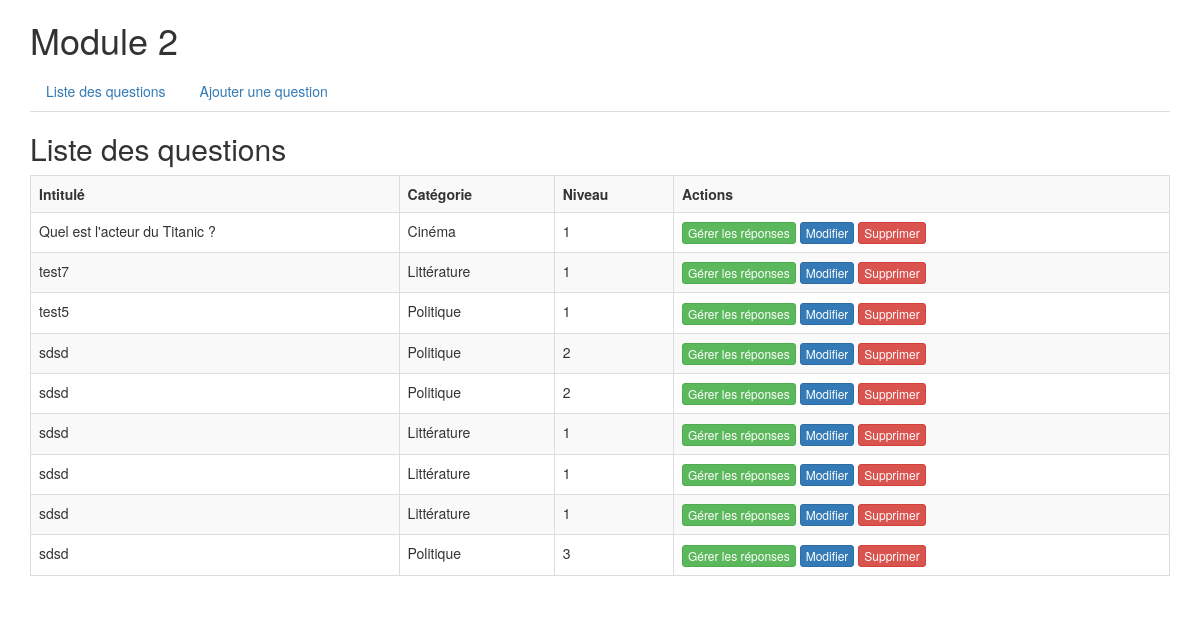
/?route=question/list, run on the app's committed database.
### tables this page shows
CREATE TABLE `question` (
  `id` int(11) NOT NULL,
  `title` varchar(255) NOT NULL,
  `category` varchar(100) NOT NULL,
  `level` tinyint(4) NOT NULL
);

### question/list.php (the view)
<?php
$query =$db->prepare('SELECT * FROM question ORDER BY id DESC');
$query->execute();
$questions = $query-> fetchAll(PDO::FETCH_OBJ);
 ?>
<h2>Liste des questions</h2>
<table class="table table-bordered table-striped">
  <tr>
    <th>Intitulé</th>
    <th>Catégorie</th>
    <th>Niveau</th>
    <th>Actions</th>
  </tr>
<?php foreach ($questions as $question): ?>
<tr>
  <td><?=$question->title ?></td>
  <td><?=$question->category ?></td>
  <td><?=$question->level ?></td>
  <td>
    <a
    href="?route=answer/manage&id_question=<?= $question->id ?>"
    class="btn btn-success btn-xs">Gérer les réponses</a>
    <a
    href="?route=question/edit&id=<?= $question->id ?>"
    class="btn btn-primary btn-xs">Modifier</a>
    <a
    href="?route=question/delete&id=<?= $question->id ?>"
    class="btn btn-danger btn-xs">Supprimer</a>
  </td>
</tr>
<?php endforeach ?>
</table>

### data on the page
question: title "Quel est l'acteur du Titanic ?", category "Cinéma", level "1"
question: title "test7", category "Littérature", level "1"
question: title "test5", category "Politique", level "1"
question: title "sdsd", category "Politique", level "2"
question: title "sdsd", category "Politique", level "2"
question: title "sdsd", category "Littérature", level "1"
question: title "sdsd", category "Littérature", level "1"
question: title "sdsd", category "Littérature", level "1"
question: title "sdsd", category "Politique", level "3"
